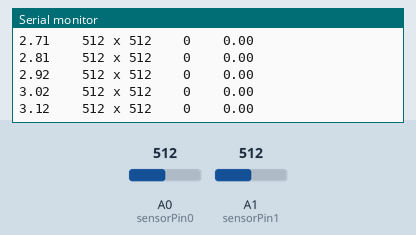
This sketch was run on a simulated Arduino Uno, built with avr-gcc and run on an emulated ATmega328P. On the bench: the last lines printed to the serial monitor. The inputs (shaded band) are chosen by the test bench; at power-on: A0 (sensorPin0) = 512, A1 (sensorPin1) = 512.

Above: at 3.2 s.
3.3 s: A0 (sensorPin0) set to 716
At 3.33 s:
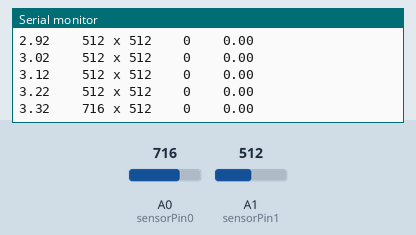
4.8 s: A1 (sensorPin1) set to 716
At 4.85 s:
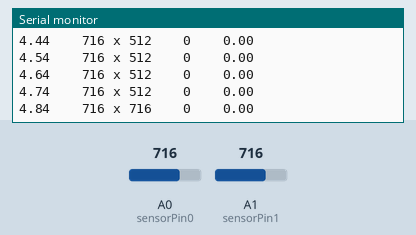
6.3 s: A0 (sensorPin0) set to 900
At 6.38 s:
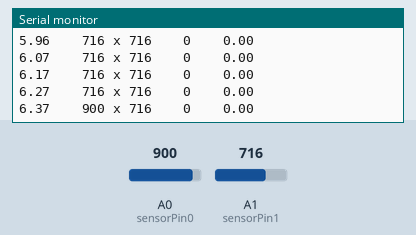
7.8 s: A1 (sensorPin1) set to 900
At 7.8 s:
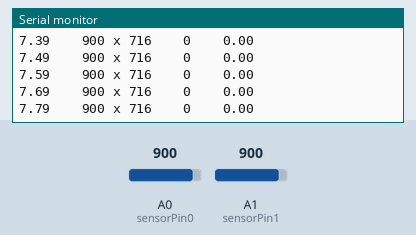
Timing chart, 0 to 10.3 s (numbered marks = the images above; inputs shaded):
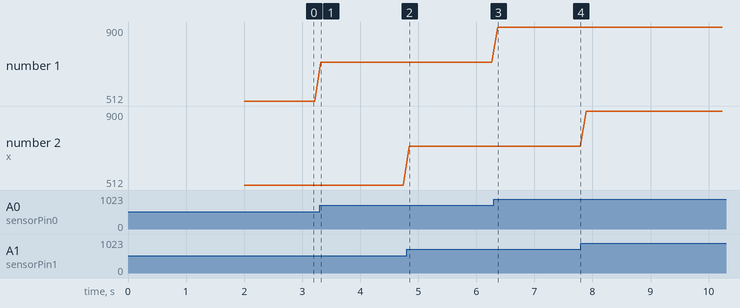

Measured:
- after the input at 3.3 s, the serial monitor: prints a new line at once (image 1)
- after the input at 4.8 s, the serial monitor: prints a new line after 0.05 s (image 2)
- after the input at 6.3 s, the serial monitor: prints a new line after 0.07 s (image 3)
- plotted number 1: 512 → 716 after the input at 3.3 s, 716 → 900 after the input at 6.3 s

The sketch:

AD7705.ino
```cpp
#include <SPI.h>

/*
AD7705     Arduino
Vcc             =>5V
GND          => GND
DOUT        =>D12(MISO)
DIN            =>D11(MOSI)
RST           =>5V
SCK           =>D13(CLK)
CS             =>D10
DRDY        -NotConnectedf*/
//#include
// Pin setup
#define CS        (10)

// COMM Register
#define DRDY_BIT      (0x80)
//**************************
#define COMM_REG      (0x00)
#define SETUP_REG     (0x10)
#define CLOCK_REG     (0x20)
#define DATA_REG      (0x30)
#define OFFSET_REG    (0x60)
#define GAIN_REG      (0x70)
//**************************
#define READ          (0x08)
#define WRITE         (0x00)
//**************************
#define STBY          (0x04)
//**************************
#define AIN1          (0x00)
#define AIN2          (0x01)

// SETUP Register
#define OP_NORMAL   (0x00)
#define OP_SELF_CAL (0x40)
#define OP_ZS_CAL   (0x80)
#define OP_FS_CAL   (0xC0)
//************************
#define GAIN_1      (0x00)
#define GAIN_2      (0x08)
#define GAIN_4      (0x10)
#define GAIN_8      (0x18)
#define GAIN_16     (0x20)
#define GAIN_32     (0x28)
#define GAIN_64     (0x30)
#define GAIN_128    (0x38)
//************************
#define BIPOLAR     (0x00)
#define UNIPOLAR    (0x04)
//************************
#define BUF_OFF     (0x00)
#define BUF_ON      (0x02)
//************************
#define FSYNC_OFF   (0x00)
#define FSYNC       (0x01)
//************************

// CLOCK Register
#define CLKDIS (0x10)
#define CLKDIV (0x08)
#define CLK    (0x04)
//*******************
#define SPS_20 (0x00)//Samples Per Second
#define SPS_25 (0x01)
#define SPS_100 (0x02)
#define SPS_200 (0x03)
#define SPS_50 (0x04)
#define SPS_60 (0x05)
#define SPS_250 (0x06)
#define SPS_500 (0x07) //SPS

int sensorPin0 = A0;
int sensorPin1 = A1;
void setup()
{
  Serial.begin(115200);
  digitalWrite(CS, 1);
  SPI.begin();


  digitalWrite(CS, 0);

  SPI.transfer(AIN1 | WRITE | SETUP_REG);//Calibration AIN1
  SPI.transfer(GAIN_1 | UNIPOLAR | OP_SELF_CAL);
  while (dataReady()) {}
  SPI.transfer(AIN2 | WRITE | SETUP_REG);//Calibration AIN2
  SPI.transfer(GAIN_1 | UNIPOLAR | BUF_OFF | FSYNC_OFF | OP_SELF_CAL);
  while (dataReady()) {}
  SPI.transfer( WRITE | CLOCK_REG); // Clock register
  SPI.transfer(CLKDIV | SPS_500);//too noisy @500 sps use higher gain to eliminate

  digitalWrite(CS, 1);

  Serial.println("INIT complete");


  unsigned int data = 0;
  digitalWrite(CS, 0);
  SPI.transfer(COMM_REG | READ);
  data = SPI.transfer(0x00);
  digitalWrite(CS, 1);
  Serial.print("C0MM Register==>"); Serial.println(data, BIN);

  digitalWrite(CS, 0);
  SPI.transfer(SETUP_REG | READ);
  data = SPI.transfer(0x00);
  digitalWrite(CS, 1);
  Serial.print("SETUP Register==>"); Serial.println(data, BIN);

  digitalWrite(CS, 0); // enable device
  SPI.transfer(CLOCK_REG | READ);
  data = SPI.transfer(0x00);
  digitalWrite(CS, 1); // release device
  Serial.print("CLOCK Register==>"); Serial.println(data, BIN);
  delay(2000);
}

void loop()
{
  unsigned int data = 0;

  while (dataReady()) {}
  digitalWrite(CS, 0);
  SPI.transfer(AIN2 | DATA_REG | READ);
  //takest a loooooong time to switch channels!!!
 /*   if(millis()<10000){
      SPI.transfer(AIN1 | DATA_REG | READ);
    }else{
       SPI.transfer(AIN2 | DATA_REG | READ);
    }*/

  data = SPI.transfer(0x00) << 8 | SPI.transfer(0x00);

  //if (data != 0x00 && data != 0xFFF){
  digitalWrite(CS, 1);
  Serial.print(millis() / 1000.); Serial.print("    ");

  Serial.print(  analogRead(sensorPin0)); Serial.print(" x ");
  Serial.print(  analogRead(sensorPin1)); Serial.print("    ");


  Serial.print(data);Serial.print("    ");
  Serial.print(data / 65535.*5000., 2);

  Serial.println();

    delay(100);
  //}
}

boolean dataReady() {
  digitalWrite(CS, 0);
  SPI.transfer(COMM_REG | READ);
  return SPI.transfer(0x00)&DRDY_BIT == 0x00;
}
```
